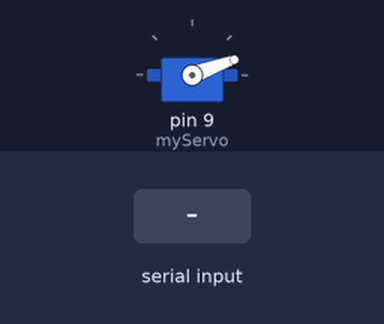
A sketch run on a simulated Arduino Uno, built with avr-gcc and run on an emulated ATmega328P. Shown: servo. Inputs (shaded band) come from the test bench.

Above: at 1.2 s.
1.3 s: "1" received over the second serial link
At 2.2 s:
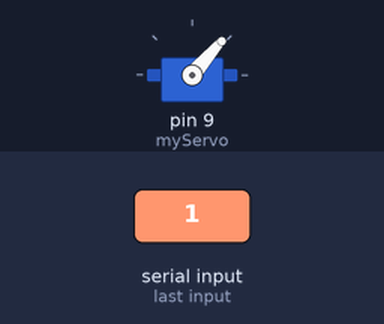
5.3 s: "0" received over the second serial link
At 6.7 s:
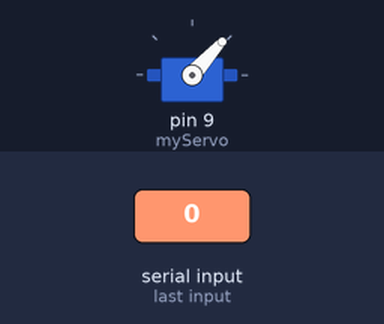
Timing chart, 0 to 8.3 s (numbered marks = the images above; inputs shaded):
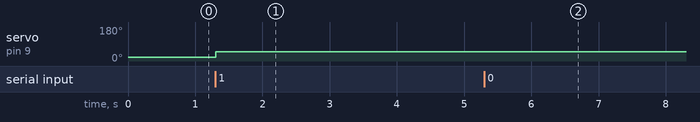

Measured:
- after the input at 1.3 s, servo on pin 9 (myServo): 20° → 49° at once
- after the input at 5.3 s, servo on pin 9 (myServo): 49° → 48° at once

The sketch:

BT_Slave.ino
```cpp
#include <Servo.h>
#define button 8

#include <SoftwareSerial.h>

SoftwareSerial BTSerial(10, 11); // RX | TX

Servo myServo;
int state = 20;
int buttonState = 0;
void setup() {
  pinMode(button, INPUT);
  myServo.attach(9);
  Serial.begin(9600);
 // Serial.println("Enter AT commands:");
  BTSerial.begin(38400);  // HC-05 default speed in AT command more
}
void loop() {
 if(BTSerial.available() > 0){ // Checks whether data is comming from the serial port
    state = BTSerial.read(); // Reads the data from the serial port
 }
 // Controlling the servo motor
 myServo.write(state);
 delay(10);

 // Reading the button

 if(Serial.available())
  {
   String message = Serial.readString();
   Serial.println (message);
    BTSerial.write(message.c_str());


    /*if(message.indexOf("SWITCH ON")>=0)
    {
     BTSerial.write('1');
    }
    else if(message.indexOf("SWITCH OFF")>=0)
    {
      BTSerial.write('0');
    }
    else
    {
      Serial.println("Noting to do");
    }*/
  }


 /*buttonState = digitalRead(button);
 if (buttonState == HIGH) {
  //Serial.write('1');
   BTSerial.write('1'); // Sends '1' to the master to turn on LED
 }
 else {
  //Serial.write('0');
   BTSerial.write('0');
 }  */
}
```
